Frame 1 (no input): blank canvas, image omitted
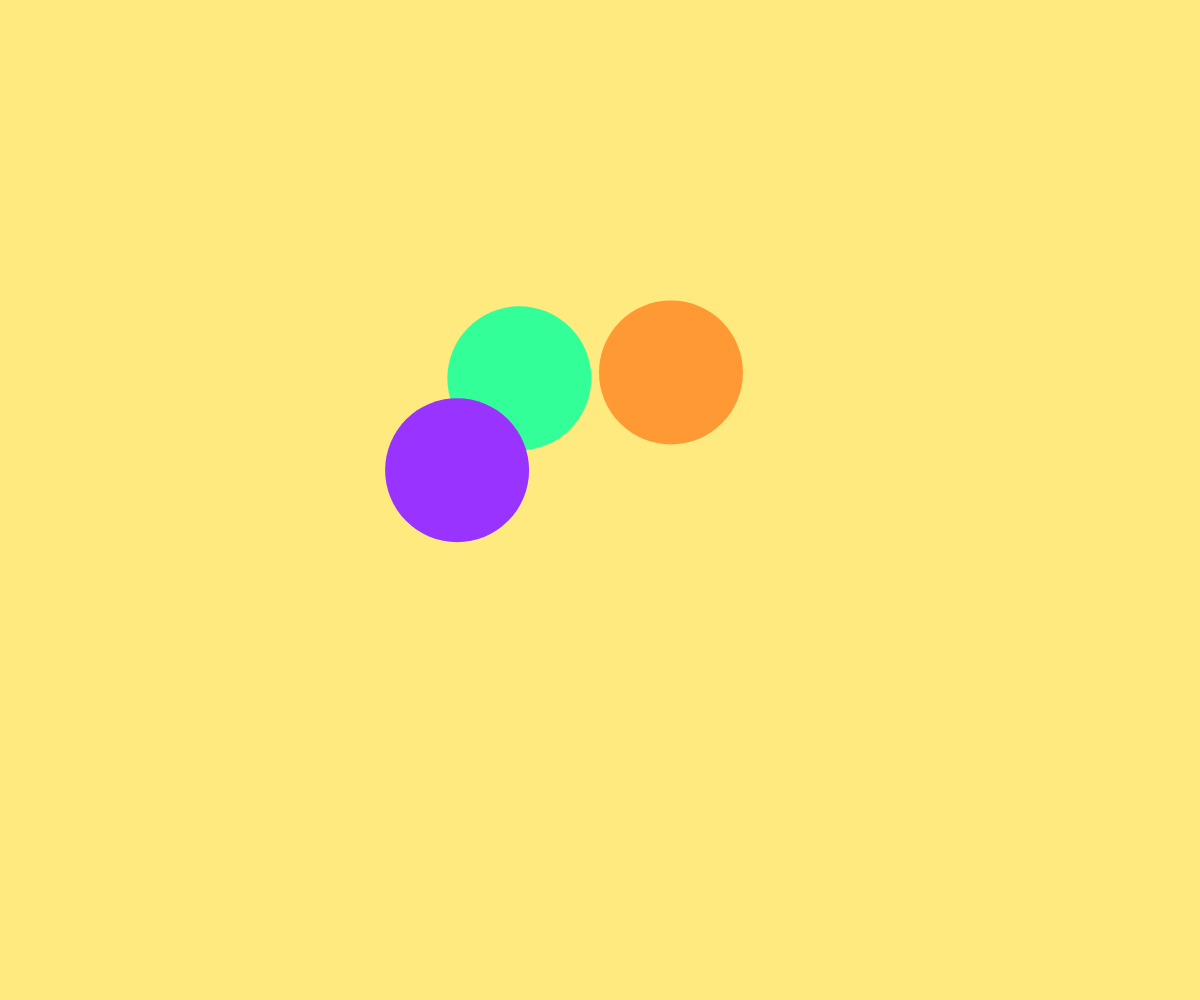
Frame 60 (no input)
Frame 120 (the mouse pressed at the canvas centre since frame 60): blank canvas, image omitted

The p5.js sketch that drew this single still picture (run headless with seeded random() and noise() and a simulated clock; from frame 60 on, the mouse is pressed at the canvas centre):

// p5.js sketch
// ── sketch.js
let kreise = [];
let aktiv = true;
let lauf = 0;

function setup() {
  createCanvas(windowWidth, windowHeight);
  colorMode(HSB, 360, 100, 100);
  noStroke();

  // Drei Kreise mit zufälligem Startwinkel
  for (let i = 0; i < 3; i++) {
    kreise.push({
      winkel: random(TWO_PI),
      radius: 150,
      groesse: 120,
      farbe: (i * 120 + 30) % 360
    });
  }
}

function draw() {
  background(50, 50, 100);

  if (aktiv) {
    lauf += 0.02; // Animation läuft
  } else if (lauf > 0) {
    lauf = lerp(lauf, 0, 0.1); // sanft auslaufen
  }

  let bounce = sin(frameCount * 0.1) * 10 * lauf; // Gumpen
  let drehGeschwindigkeit = 0.02 * lauf;
  let abstand = 150 + bounce * lauf;

  for (let i = 0; i < kreise.length; i++) {
    let k = kreise[i];

    // Kreisposition auf Kreisbahn berechnen
    k.winkel += drehGeschwindigkeit;
    let x = width / 2 + cos(k.winkel + i * TWO_PI / 3) * abstand;
    let y = height / 2 + sin(k.winkel + i * TWO_PI / 3) * abstand;

    // Wenn deaktiviert, Kreise entfernen sich und werden kleiner/dunkler
    let distanzFaktor = aktiv ? 1 : map(lauf, 1, 0, 1, 2);
    let groesse = k.groesse * lauf;
    let helligkeit = map(lauf, 1, 0, 100, 20);

    fill(k.farbe, 80, helligkeit);
    ellipse(x * distanzFaktor, y * distanzFaktor, groesse, groesse);
  }
}

// Beim Klick: Animation stoppen oder starten
function mousePressed() {
  aktiv = !aktiv;
}

// Fenstergrösse anpassen
function windowResized() {
  resizeCanvas(windowWidth, windowHeight);
}
